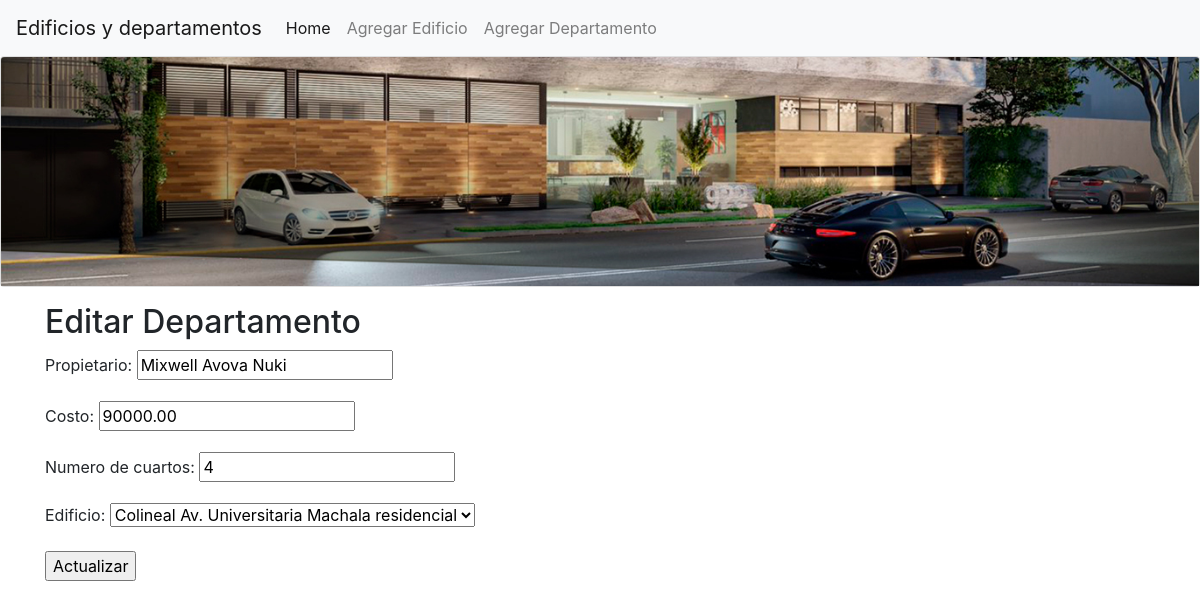
The page /editar/departamento/2 on the database its author committed.
### administrativo/models.py (models this page shows, shortened)
class Departamento(models.Model):
    propietario = models.CharField(max_length=100)
    costo = models.DecimalField(max_digits=100, decimal_places=2)
    numCuartos = models.IntegerField("numero de cuartos")
    edificio = models.ForeignKey(Edificio, on_delete=models.CASCADE,
            related_name="departamentos")

### administrativo/views.py (the view)
# urls.py: path('editar/departamento/<int:id>', views.editarDepartamento,
def editarDepartamento(request, id):
    departamento = Departamento.objects.get(pk=id)
    if request.method=='POST':
        formulario = DepartamentoForm(request.POST, instance=departamento)
        print(formulario.errors)
        if formulario.is_valid():
            formulario.save()
            return redirect(index)
    else:
        formulario = DepartamentoForm(instance=departamento)
    diccionario = {'formulario': formulario}
    return render(request, 'editarDepartamento.html', diccionario)

### administrativo/forms.py (shortened to what this page needs)
class DepartamentoForm(ModelForm):
    class Meta:
        model = Departamento
        fields = ['propietario', 'costo', 'numCuartos', 'edificio']

### administrativo/models.py (called while the page is built)
    def __str__(self):
        return "%s %s %s %s" % (self.nombre,
                self.direccion,
                self.ciudad,
                self.tipo)

### administrativo/templates/editarDepartamento.html (shortened to what this page needs)
{% extends "master.html" %}
{% block content %}
<div class="container">
  <h2>Editar Departamento</h3>
    <form action="" method="post">
      {{formulario.as_p}}
      <p><input type='submit' value='Actualizar' /></p>
    </form>
</div>
{% endblock %}

### rows shown on the page
Departamento: propietario "Mixwell Avova Nuki", costo "90000.00", numCuartos "4", edificio "Colineal Av. Universitaria Machala residencial"
